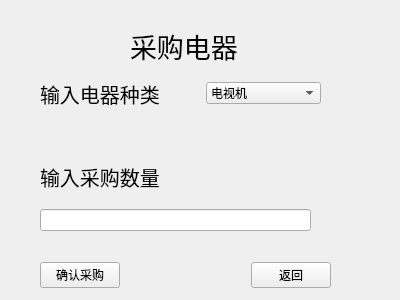
<?xml version="1.0" encoding="UTF-8"?>
<ui version="4.0">
 <class>xiaoshou2</class>
 <widget class="QWidget" name="xiaoshou2">
  <property name="geometry">
   <rect>
    <x>0</x>
    <y>0</y>
    <width>400</width>
    <height>300</height>
   </rect>
  </property>
  <property name="windowTitle">
   <string>Form</string>
  </property>
  <widget class="QLabel" name="label">
   <property name="geometry">
    <rect>
     <x>130</x>
     <y>30</y>
     <width>161</width>
     <height>31</height>
    </rect>
   </property>
   <property name="font">
    <font>
     <pointsize>20</pointsize>
    </font>
   </property>
   <property name="text">
    <string>采购电器</string>
   </property>
  </widget>
  <widget class="QWidget" name="">
   <property name="geometry">
    <rect>
     <x>40</x>
     <y>80</y>
     <width>281</width>
     <height>27</height>
    </rect>
   </property>
   <layout class="QHBoxLayout" name="horizontalLayout">
    <item>
     <widget class="QLabel" name="label_2">
      <property name="font">
       <font>
        <pointsize>15</pointsize>
       </font>
      </property>
      <property name="text">
       <string>输入电器种类</string>
      </property>
     </widget>
    </item>
    <item>
     <spacer name="horizontalSpacer">
      <property name="orientation">
       <enum>Qt::Horizontal</enum>
      </property>
      <property name="sizeType">
       <enum>QSizePolicy::Fixed</enum>
      </property>
      <property name="sizeHint" stdset="0">
       <size>
        <width>40</width>
        <height>20</height>
       </size>
      </property>
     </spacer>
    </item>
    <item>
     <widget class="QComboBox" name="comboBox">
      <item>
       <property name="text">
        <string>电视机</string>
       </property>
      </item>
      <item>
       <property name="text">
        <string>电冰箱</string>
       </property>
      </item>
      <item>
       <property name="text">
        <string>电脑</string>
       </property>
      </item>
     </widget>
    </item>
   </layout>
  </widget>
  <widget class="QWidget" name="">
   <property name="geometry">
    <rect>
     <x>40</x>
     <y>150</y>
     <width>271</width>
     <height>81</height>
    </rect>
   </property>
   <layout class="QVBoxLayout" name="verticalLayout">
    <item>
     <widget class="QLabel" name="label_3">
      <property name="font">
       <font>
        <pointsize>15</pointsize>
       </font>
      </property>
      <property name="text">
       <string>输入采购数量</string>
      </property>
     </widget>
    </item>
    <item>
     <widget class="QLineEdit" name="lineEdit"/>
    </item>
   </layout>
  </widget>
  <widget class="QWidget" name="">
   <property name="geometry">
    <rect>
     <x>40</x>
     <y>260</y>
     <width>291</width>
     <height>30</height>
    </rect>
   </property>
   <layout class="QHBoxLayout" name="horizontalLayout_2">
    <item>
     <widget class="QPushButton" name="pushButton">
      <property name="text">
       <string>确认采购</string>
      </property>
     </widget>
    </item>
    <item>
     <spacer name="horizontalSpacer_2">
      <property name="orientation">
       <enum>Qt::Horizontal</enum>
      </property>
      <property name="sizeHint" stdset="0">
       <size>
        <width>40</width>
        <height>20</height>
       </size>
      </property>
     </spacer>
    </item>
    <item>
     <spacer name="horizontalSpacer_3">
      <property name="orientation">
       <enum>Qt::Horizontal</enum>
      </property>
      <property name="sizeType">
       <enum>QSizePolicy::Fixed</enum>
      </property>
      <property name="sizeHint" stdset="0">
       <size>
        <width>40</width>
        <height>20</height>
       </size>
      </property>
     </spacer>
    </item>
    <item>
     <widget class="QPushButton" name="pushButton_2">
      <property name="text">
       <string>返回</string>
      </property>
     </widget>
    </item>
   </layout>
  </widget>
 </widget>
 <resources/>
 <connections/>
</ui>
